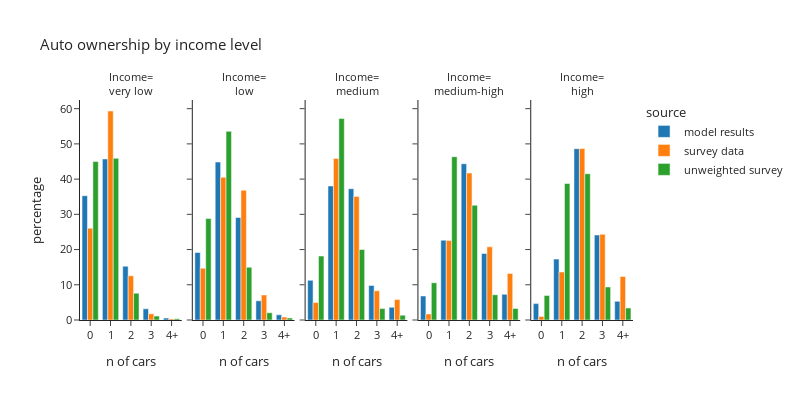

Write notebook code for a chart like this one.
### Code cell
plot_auto(hh_data,'hhincome_group','income level', 'Income')

### Figure 1 — Plotly figure (JSON) as saved in the notebook; plotly's stock layout.template omitted (floating-point values rounded to 4 significant figures)
{"data": [{"alignmentgroup": "True", "hovertemplate": "source=model results<br>hhincome_group=very low<br>auto_ownership_simple=%{x}<br>percentage=%{y}<extra></extra>", "legendgroup": "model results", "marker": {"color": "#1F77B4", "pattern": {"shape": ""}}, "name": "model results", "offsetgroup": "model results", "orientation": "v", "showlegend": true, "textposition": "auto", "type": "bar", "x": ["0", "1", "2", "3", "4+"], "xaxis": "x", "y": [35.29, 45.73, 15.27, 3.171, 0.544], "yaxis": "y"}, {"alignmentgroup": "True", "hovertemplate": "source=model results<br>hhincome_group=low<br>auto_ownership_simple=%{x}<br>percentage=%{y}<extra></extra>", "legendgroup": "model results", "marker": {"color": "#1F77B4", "pattern": {"shape": ""}}, "name": "model results", "offsetgroup": "model results", "orientation": "v", "showlegend": false, "textposition": "auto", "type": "bar", "x": ["0", "1", "2", "3", "4+"], "xaxis": "x2", "y": [19.16, 44.84, 29.09, 5.442, 1.461], "yaxis": "y2"}, {"alignmentgroup": "True", "hovertemplate": "source=model results<br>hhincome_group=medium<br>auto_ownership_simple=%{x}<br>percentage=%{y}<extra></extra>", "legendgroup": "model results", "marker": {"color": "#1F77B4", "pattern": {"shape": ""}}, "name": "model results", "offsetgroup": "model results", "orientation": "v", "showlegend": false, "textposition": "auto", "type": "bar", "x": ["0", "1", "2", "3", "4+"], "xaxis": "x3", "y": [11.26, 38.05, 37.28, 9.808, 3.603], "yaxis": "y3"}, {"alignmentgroup": "True", "hovertemplate": "source=model results<br>hhincome_group=medium-high<br>auto_ownership_simple=%{x}<br>percentage=%{y}<extra></extra>", "legendgroup": "model results", "marker": {"color": "#1F77B4", "pattern": {"shape": ""}}, "name": "model results", "offsetgroup": "model results", "orientation": "v", "showlegend": false, "textposition": "auto", "type": "bar", "x": ["0", "1", "2", "3", "4+"], "xaxis": "x4", "y": [6.82, 22.65, 44.36, 18.88, 7.298], "yaxis": "y4"}, {"alignmentgroup": "True", "hovertemplate": "source=model results<br>hhincome_group=high<br>auto_ownership_simple=%{x}<br>percentage=%{y}<extra></extra>", "legendgroup": "model results", "marker": {"color": "#1F77B4", "pattern": {"shape": ""}}, "name": "model results", "offsetgroup": "model results", "orientation": "v", "showlegend": false, "textposition": "auto", "type": "bar", "x": ["0", "1", "2", "3", "4+"], "xaxis": "x5", "y": [4.649, 17.29, 48.63, 24.13, 5.303], "yaxis": "y5"}, {"alignmentgroup": "True", "hovertemplate": "source=survey data<br>hhincome_group=very low<br>auto_ownership_simple=%{x}<br>percentage=%{y}<extra></extra>", "legendgroup": "survey data", "marker": {"color": "#FF7F0E", "pattern": {"shape": ""}}, "name": "survey data", "offsetgroup": "survey data", "orientation": "v", "showlegend": true, "textposition": "auto", "type": "bar", "x": ["0", "1", "2", "3", "4+"], "xaxis": "x", "y": [26.05, 59.34, 12.55, 1.745, 0.3142], "yaxis": "y"}, {"alignmentgroup": "True", "hovertemplate": "source=survey data<br>hhincome_group=low<br>auto_ownership_simple=%{x}<br>percentage=%{y}<extra></extra>", "legendgroup": "survey data", "marker": {"color": "#FF7F0E", "pattern": {"shape": ""}}, "name": "survey data", "offsetgroup": "survey data", "orientation": "v", "showlegend": false, "textposition": "auto", "type": "bar", "x": ["0", "1", "2", "3", "4+"], "xaxis": "x2", "y": [14.71, 40.52, 36.84, 7.109, 0.8225], "yaxis": "y2"}, {"alignmentgroup": "True", "hovertemplate": "source=survey data<br>hhincome_group=medium<br>auto_ownership_simple=%{x}<br>percentage=%{y}<extra></extra>", "legendgroup": "survey data", "marker": {"color": "#FF7F0E", "pattern": {"shape": ""}}, "name": "survey data", "offsetgroup": "survey data", "orientation": "v", "showlegend": false, "textposition": "auto", "type": "bar", "x": ["0", "1", "2", "3", "4+"], "xaxis": "x3", "y": [4.949, 45.87, 35.09, 8.289, 5.807], "yaxis": "y3"}, {"alignmentgroup": "True", "hovertemplate": "source=survey data<br>hhincome_group=medium-high<br>auto_ownership_simple=%{x}<br>percentage=%{y}<extra></extra>", "legendgroup": "survey data", "marker": {"color": "#FF7F0E", "pattern": {"shape": ""}}, "name": "survey data", "offsetgroup": "survey data", "orientation": "v", "showlegend": false, "textposition": "auto", "type": "bar", "x": ["0", "1", "2", "3", "4+"], "xaxis": "x4", "y": [1.72, 22.56, 41.73, 20.76, 13.24], "yaxis": "y4"}, {"alignmentgroup": "True", "hovertemplate": "source=survey data<br>hhincome_group=high<br>auto_ownership_simple=%{x}<br>percentage=%{y}<extra></extra>", "legendgroup": "survey data", "marker": {"color": "#FF7F0E", "pattern": {"shape": ""}}, "name": "survey data", "offsetgroup": "survey data", "orientation": "v", "showlegend": false, "textposition": "auto", "type": "bar", "x": ["0", "1", "2", "3", "4+"], "xaxis": "x5", "y": [1.012, 13.62, 48.68, 24.34, 12.35], "yaxis": "y5"}, {"alignmentgroup": "True", "hovertemplate": "source=unweighted survey<br>hhincome_group=very low<br>auto_ownership_simple=%{x}<br>percentage=%{y}<extra></extra>", "legendgroup": "unweighted survey", "marker": {"color": "#2CA02C", "pattern": {"shape": ""}}, "name": "unweighted survey", "offsetgroup": "unweighted survey", "orientation": "v", "showlegend": true, "textposition": "auto", "type": "bar", "x": ["0", "1", "2", "3", "4+"], "xaxis": "x", "y": [44.98, 45.91, 7.621, 1.115, 0.3717], "yaxis": "y"}, {"alignmentgroup": "True", "hovertemplate": "source=unweighted survey<br>hhincome_group=low<br>auto_ownership_simple=%{x}<br>percentage=%{y}<extra></extra>", "legendgroup": "unweighted survey", "marker": {"color": "#2CA02C", "pattern": {"shape": ""}}, "name": "unweighted survey", "offsetgroup": "unweighted survey", "orientation": "v", "showlegend": false, "textposition": "auto", "type": "bar", "x": ["0", "1", "2", "3", "4+"], "xaxis": "x2", "y": [28.8, 53.57, 14.98, 2.074, 0.576], "yaxis": "y2"}, {"alignmentgroup": "True", "hovertemplate": "source=unweighted survey<br>hhincome_group=medium<br>auto_ownership_simple=%{x}<br>percentage=%{y}<extra></extra>", "legendgroup": "unweighted survey", "marker": {"color": "#2CA02C", "pattern": {"shape": ""}}, "name": "unweighted survey", "offsetgroup": "unweighted survey", "orientation": "v", "showlegend": false, "textposition": "auto", "type": "bar", "x": ["0", "1", "2", "3", "4+"], "xaxis": "x3", "y": [18.16, 57.21, 20.02, 3.238, 1.374], "yaxis": "y3"}, {"alignmentgroup": "True", "hovertemplate": "source=unweighted survey<br>hhincome_group=medium-high<br>auto_ownership_simple=%{x}<br>percentage=%{y}<extra></extra>", "legendgroup": "unweighted survey", "marker": {"color": "#2CA02C", "pattern": {"shape": ""}}, "name": "unweighted survey", "offsetgroup": "unweighted survey", "orientation": "v", "showlegend": false, "textposition": "auto", "type": "bar", "x": ["0", "1", "2", "3", "4+"], "xaxis": "x4", "y": [10.57, 46.37, 32.59, 7.178, 3.299], "yaxis": "y4"}, {"alignmentgroup": "True", "hovertemplate": "source=unweighted survey<br>hhincome_group=high<br>auto_ownership_simple=%{x}<br>percentage=%{y}<extra></extra>", "legendgroup": "unweighted survey", "marker": {"color": "#2CA02C", "pattern": {"shape": ""}}, "name": "unweighted survey", "offsetgroup": "unweighted survey", "orientation": "v", "showlegend": false, "textposition": "auto", "type": "bar", "x": ["0", "1", "2", "3", "4+"], "xaxis": "x5", "y": [6.946, 38.75, 41.52, 9.392, 3.394], "yaxis": "y5"}], "layout": {"annotations": [{"font": {}, "showarrow": false, "text": "Income=<br>very low", "x": 0.092, "xanchor": "center", "xref": "paper", "y": 1.0, "yanchor": "bottom", "yref": "paper"}, {"font": {}, "showarrow": false, "text": "Income=<br>low", "x": 0.296, "xanchor": "center", "xref": "paper", "y": 1.0, "yanchor": "bottom", "yref": "paper"}, {"font": {}, "showarrow": false, "text": "Income=<br>medium", "x": 0.5, "xanchor": "center", "xref": "paper", "y": 1.0, "yanchor": "bottom", "yref": "paper"}, {"font": {}, "showarrow": false, "text": "Income=<br>medium-high", "x": 0.704, "xanchor": "center", "xref": "paper", "y": 1.0, "yanchor": "bottom", "yref": "paper"}, {"font": {}, "showarrow": false, "text": "Income=<br>high", "x": 0.908, "xanchor": "center", "xref": "paper", "y": 1.0, "yanchor": "bottom", "yref": "paper"}], "barmode": "group", "font": {"size": 11}, "height": 400, "legend": {"title": {"text": "source"}, "tracegroupgap": 0}, "title": {"text": "Auto ownership by income level"}, "width": 800, "xaxis": {"anchor": "y", "domain": [0.0, 0.184], "title": {"text": "n of cars"}}, "xaxis2": {"anchor": "y2", "domain": [0.204, 0.388], "matches": "x", "title": {"text": "n of cars"}}, "xaxis3": {"anchor": "y3", "domain": [0.408, 0.592], "matches": "x", "title": {"text": "n of cars"}}, "xaxis4": {"anchor": "y4", "domain": [0.612, 0.796], "matches": "x", "title": {"text": "n of cars"}}, "xaxis5": {"anchor": "y5", "domain": [0.816, 1.0], "matches": "x", "title": {"text": "n of cars"}}, "yaxis": {"anchor": "x", "domain": [0.0, 1.0], "title": {"text": "percentage"}}, "yaxis2": {"anchor": "x2", "domain": [0.0, 1.0], "matches": "y", "showticklabels": false}, "yaxis3": {"anchor": "x3", "domain": [0.0, 1.0], "matches": "y", "showticklabels": false}, "yaxis4": {"anchor": "x4", "domain": [0.0, 1.0], "matches": "y", "showticklabels": false}, "yaxis5": {"anchor": "x5", "domain": [0.0, 1.0], "matches": "y", "showticklabels": false}}}
